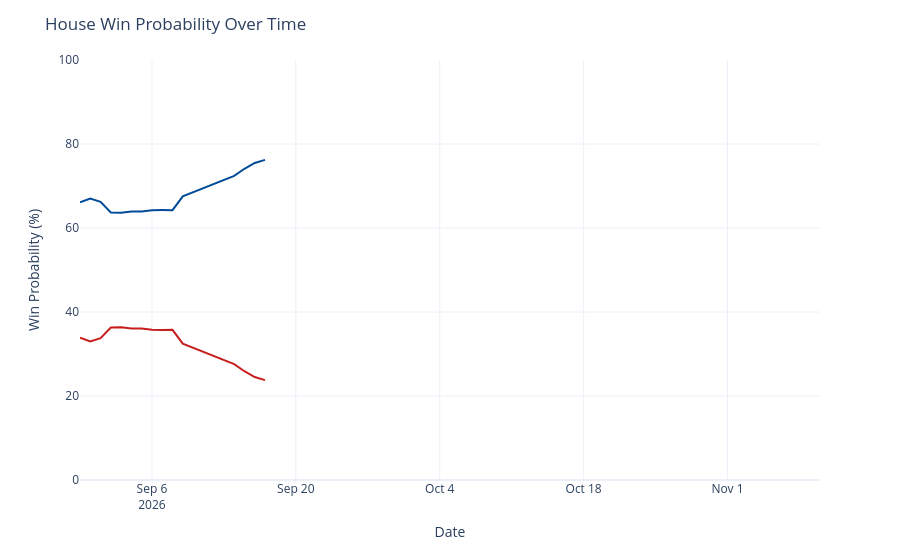

Source (notebook cell):
### Code cell
chance_over_time = output_ts[(output_ts['geo'] == 'US House') &
                             (output_ts['type'] == 'chance')]
chance_over_time['rep_chance'] = chance_over_time['y'].map(lambda x: 100 - x)
chance_over_time = chance_over_time.rename({'y': 'Democrats', 'rep_chance': 'Republicans'}, axis=1)
chance_time_ser = px.line(chance_over_time, x='date', y=['Democrats', 'Republicans'], template='plotly_white',
                         color_discrete_map={'Democrats': '#004b97', 'Republicans': '#c71e1d'},)
chance_time_ser.update_traces(hovertemplate="%{y:.1f}%")
chance_time_ser.update_layout(
    xaxis=dict(range=[pd.to_datetime('2026-08-30'), pd.to_datetime('2026-11-10')]),
    yaxis=dict(range=[0, 100]),
    xaxis_title='Date',
    yaxis_title='Win Probability (%)',
    title=dict(text="House Win Probability Over Time"),
    hovermode="x",
    showlegend=False
)
chance_time_ser

### Figure 1 — Plotly figure (JSON) as saved in the notebook; plotly's stock layout.template omitted (floating-point values rounded to 4 significant figures)
{"data": [{"hovertemplate": "%{y:.1f}%", "legendgroup": "Democrats", "line": {"color": "#004b97", "dash": "solid"}, "marker": {"symbol": "circle"}, "mode": "lines", "name": "Democrats", "orientation": "v", "showlegend": true, "type": "scatter", "x": ["2026-08-30", "2026-08-31", "2026-09-01", "2026-09-02", "2026-09-03", "2026-09-04", "2026-09-05", "2026-09-06", "2026-09-07", "2026-09-08", "2026-09-09", "2026-09-14", "2026-09-15", "2026-09-16", "2026-09-17"], "xaxis": "x", "y": [66.12, 67.02, 66.25, 63.69, 63.65, 63.91, 63.91, 64.23, 64.27, 64.25, 67.54, 72.39, 74.1, 75.49, 76.22], "yaxis": "y"}, {"hovertemplate": "%{y:.1f}%", "legendgroup": "Republicans", "line": {"color": "#c71e1d", "dash": "solid"}, "marker": {"symbol": "circle"}, "mode": "lines", "name": "Republicans", "orientation": "v", "showlegend": true, "type": "scatter", "x": ["2026-08-30", "2026-08-31", "2026-09-01", "2026-09-02", "2026-09-03", "2026-09-04", "2026-09-05", "2026-09-06", "2026-09-07", "2026-09-08", "2026-09-09", "2026-09-14", "2026-09-15", "2026-09-16", "2026-09-17"], "xaxis": "x", "y": [33.88, 32.98, 33.75, 36.31, 36.35, 36.09, 36.09, 35.77, 35.73, 35.75, 32.46, 27.61, 25.9, 24.51, 23.78], "yaxis": "y"}], "layout": {"hovermode": "x", "legend": {"title": {"text": "variable"}, "tracegroupgap": 0}, "margin": {"t": 60}, "showlegend": false, "title": {"text": "House Win Probability Over Time"}, "xaxis": {"anchor": "y", "domain": [0, 1], "range": ["2026-08-30T00:00:00", "2026-11-10T00:00:00"], "title": {"text": "Date"}}, "yaxis": {"anchor": "x", "domain": [0, 1], "range": [0, 100], "title": {"text": "Win Probability (%)"}}}}
